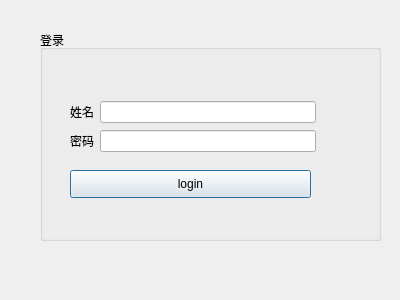
<?xml version="1.0" encoding="UTF-8"?>
<ui version="4.0">
 <class>patient_sign_in</class>
 <widget class="QDialog" name="patient_sign_in">
  <property name="geometry">
   <rect>
    <x>0</x>
    <y>0</y>
    <width>400</width>
    <height>300</height>
   </rect>
  </property>
  <property name="windowTitle">
   <string>Dialog</string>
  </property>
  <widget class="QGroupBox" name="groupBox">
   <property name="geometry">
    <rect>
     <x>40</x>
     <y>30</y>
     <width>341</width>
     <height>211</height>
    </rect>
   </property>
   <property name="title">
    <string>登录</string>
   </property>
   <widget class="QPushButton" name="pushButton_login">
    <property name="geometry">
     <rect>
      <x>30</x>
      <y>140</y>
      <width>241</width>
      <height>28</height>
     </rect>
    </property>
    <property name="text">
     <string>login</string>
    </property>
   </widget>
   <widget class="QWidget" name="layoutWidget">
    <property name="geometry">
     <rect>
      <x>30</x>
      <y>70</y>
      <width>246</width>
      <height>55</height>
     </rect>
    </property>
    <layout class="QVBoxLayout" name="verticalLayout">
     <item>
      <layout class="QHBoxLayout" name="horizontalLayout">
       <item>
        <widget class="QLabel" name="label">
         <property name="text">
          <string>姓名</string>
         </property>
        </widget>
       </item>
       <item>
        <widget class="QLineEdit" name="lineEdit_name"/>
       </item>
      </layout>
     </item>
     <item>
      <layout class="QHBoxLayout" name="horizontalLayout_2">
       <item>
        <widget class="QLabel" name="label_2">
         <property name="text">
          <string>密码</string>
         </property>
        </widget>
       </item>
       <item>
        <widget class="QLineEdit" name="lineEdit_password"/>
       </item>
      </layout>
     </item>
    </layout>
   </widget>
  </widget>
 </widget>
 <resources/>
 <connections/>
</ui>
